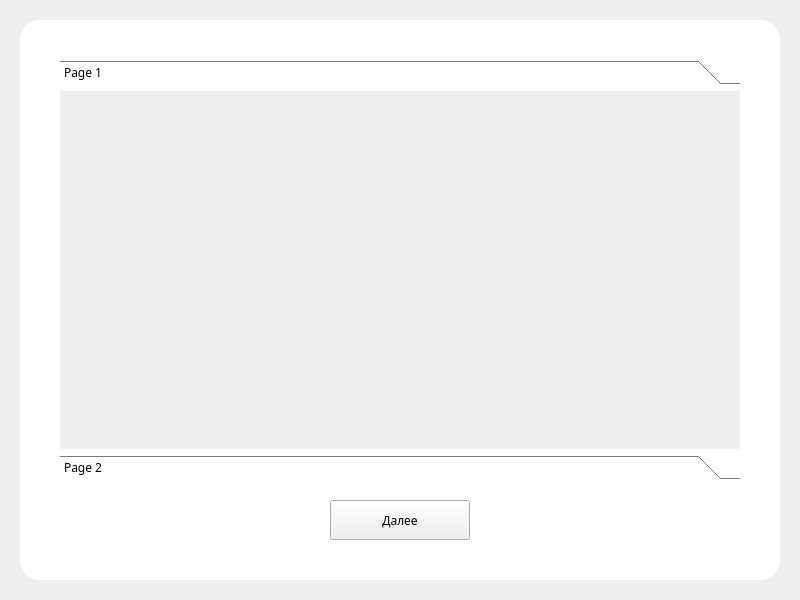
<?xml version="1.0" encoding="UTF-8"?>
<ui version="4.0">
 <class>ChooseSatellitesWindow</class>
 <widget class="QWidget" name="ChooseSatellitesWindow">
  <property name="geometry">
   <rect>
    <x>0</x>
    <y>0</y>
    <width>800</width>
    <height>600</height>
   </rect>
  </property>
  <property name="minimumSize">
   <size>
    <width>800</width>
    <height>600</height>
   </size>
  </property>
  <property name="windowTitle">
   <string>Выбор спутников</string>
  </property>
  <property name="windowIcon">
   <iconset>
    <normaloff>img/IconSatellite.png</normaloff>img/IconSatellite.png</iconset>
  </property>
  <layout class="QGridLayout" name="gridLayout">
   <property name="leftMargin">
    <number>20</number>
   </property>
   <property name="topMargin">
    <number>20</number>
   </property>
   <property name="rightMargin">
    <number>20</number>
   </property>
   <property name="bottomMargin">
    <number>20</number>
   </property>
   <item row="0" column="0">
    <widget class="QFrame" name="frame">
     <property name="styleSheet">
      <string notr="true">QFrame#frame{
	background-color:#fff;
	border:none;
	border-radius:20px;
	padding:20px;
}</string>
     </property>
     <property name="frameShape">
      <enum>QFrame::StyledPanel</enum>
     </property>
     <property name="frameShadow">
      <enum>QFrame::Raised</enum>
     </property>
     <layout class="QGridLayout" name="gridLayout_2">
      <property name="leftMargin">
       <number>20</number>
      </property>
      <property name="topMargin">
       <number>20</number>
      </property>
      <property name="rightMargin">
       <number>20</number>
      </property>
      <property name="bottomMargin">
       <number>20</number>
      </property>
      <property name="verticalSpacing">
       <number>20</number>
      </property>
      <item row="1" column="0">
       <spacer name="horizontalSpacer">
        <property name="orientation">
         <enum>Qt::Horizontal</enum>
        </property>
        <property name="sizeHint" stdset="0">
         <size>
          <width>40</width>
          <height>20</height>
         </size>
        </property>
       </spacer>
      </item>
      <item row="1" column="1">
       <widget class="QPushButton" name="btnNext">
        <property name="minimumSize">
         <size>
          <width>140</width>
          <height>40</height>
         </size>
        </property>
        <property name="maximumSize">
         <size>
          <width>140</width>
          <height>40</height>
         </size>
        </property>
        <property name="font">
         <font>
          <family>Montserrat</family>
         </font>
        </property>
        <property name="text">
         <string>Далее</string>
        </property>
       </widget>
      </item>
      <item row="0" column="0" colspan="3">
       <widget class="QToolBox" name="tlbChoosedSatellites">
        <property name="font">
         <font>
          <family>Montserrat</family>
         </font>
        </property>
        <property name="currentIndex">
         <number>0</number>
        </property>
        <widget class="QWidget" name="page">
         <property name="geometry">
          <rect>
           <x>0</x>
           <y>0</y>
           <width>680</width>
           <height>352</height>
          </rect>
         </property>
         <attribute name="label">
          <string>Page 1</string>
         </attribute>
        </widget>
        <widget class="QWidget" name="page_2">
         <property name="geometry">
          <rect>
           <x>0</x>
           <y>0</y>
           <width>680</width>
           <height>352</height>
          </rect>
         </property>
         <attribute name="label">
          <string>Page 2</string>
         </attribute>
        </widget>
       </widget>
      </item>
      <item row="1" column="2">
       <spacer name="horizontalSpacer_2">
        <property name="orientation">
         <enum>Qt::Horizontal</enum>
        </property>
        <property name="sizeHint" stdset="0">
         <size>
          <width>40</width>
          <height>20</height>
         </size>
        </property>
       </spacer>
      </item>
     </layout>
    </widget>
   </item>
  </layout>
 </widget>
 <resources/>
 <connections/>
</ui>
